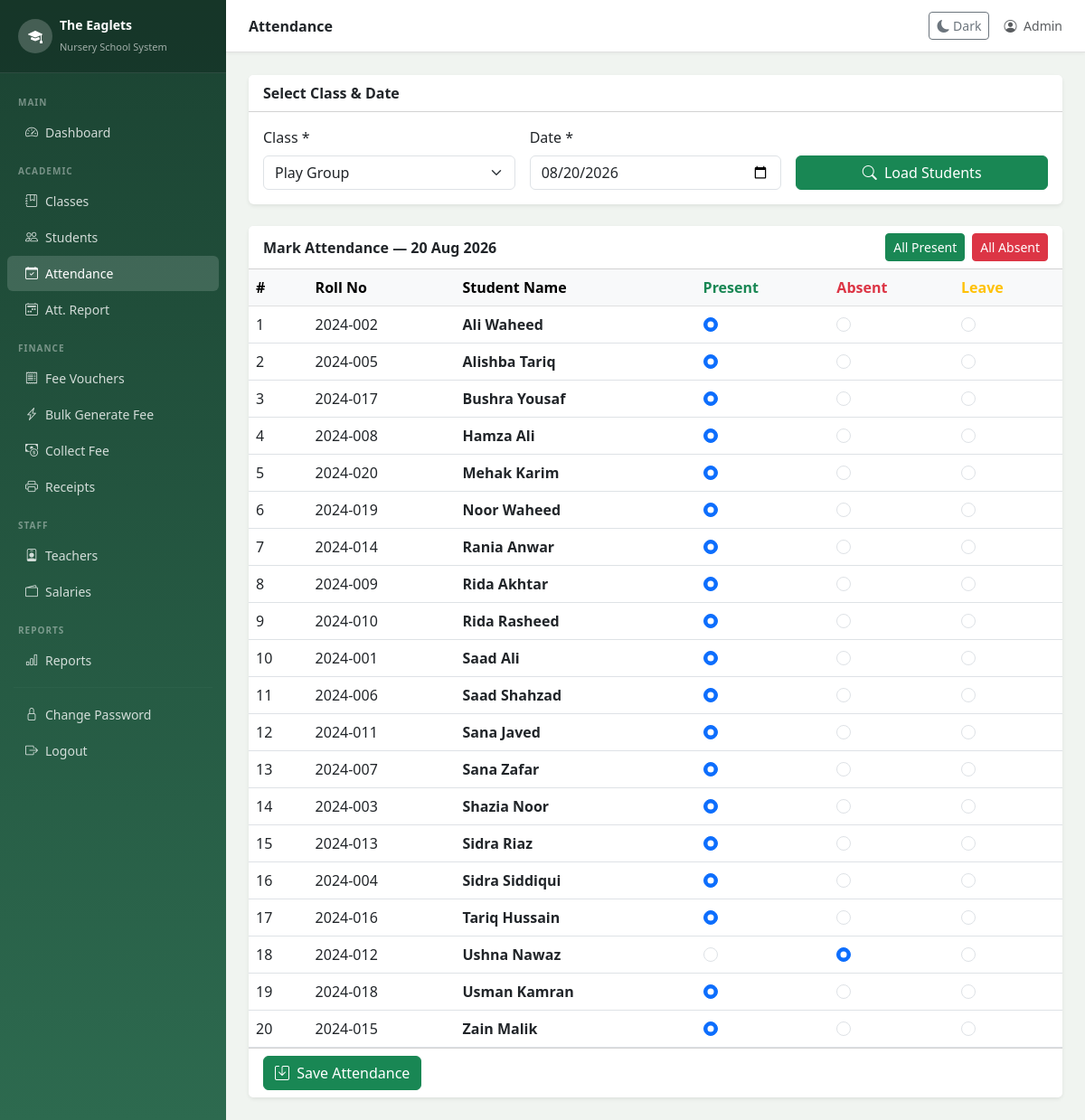
Screenshot of /attendance/index.php?class_id=1 (signed in) with the database file from the repository.
### tables this page shows
CREATE TABLE attendance (
    id INT AUTO_INCREMENT PRIMARY KEY,
    student_id INT,
    class_id INT,
    attendance_date DATE NOT NULL,
    status ENUM('present','absent','leave') DEFAULT 'present',
    UNIQUE KEY unique_attendance (student_id, attendance_date),
    FOREIGN KEY (student_id) REFERENCES students(id) ON DELETE CASCADE
);

CREATE TABLE students (
    id INT AUTO_INCREMENT PRIMARY KEY,
    roll_no VARCHAR(20) UNIQUE,
    full_name VARCHAR(150) NOT NULL,
    father_name VARCHAR(150),
    phone VARCHAR(20),
    address TEXT,
    date_of_birth DATE,
    gender ENUM('male','female') DEFAULT 'male',
    class_id INT,
    admission_date DATE,
    status ENUM('active','inactive') DEFAULT 'active',
    advance_balance DECIMAL(10,2) DEFAULT 0.00,
    FOREIGN KEY (class_id) REFERENCES classes(id)
);

### attendance/index.php (the view, shortened to what this page needs)
<?php
require_once $_SERVER['DOCUMENT_ROOT'] . '/04. eaglets_school/config/db.php';
$classes = mysqli_query($conn, "
    SELECT * FROM classes
    ORDER BY FIELD(name,
    'Play Group','Nursery','Prep',
    'Class 1','Class 2','Class 3','Class 4','Class 5',
    'Class 6','Class 7','Class 8','Class 9','Class 10')
");
$sel_class = intval($_GET['class_id'] ?? 0);
$sel_date  = $_GET['date'] ?? date('Y-m-d');
$students = [];
if ($sel_class) {
    $students = mysqli_query($conn, "
        SELECT s.*, a.status AS att_status
        FROM students s
        LEFT JOIN attendance a
            ON a.student_id=s.id AND a.attendance_date='$sel_date'
        WHERE s.class_id=$sel_class AND s.status='active'
        ORDER BY s.full_name
    ");
}
require_once '../includes/header.php';
?>
<div class="card border-0 shadow-sm mb-4">
    <div class="card-header bg-white fw-bold">Select Class & Date</div>
    <div class="card-body">
        <form method="GET" class="row g-3">
            <div class="col-md-4">
                <label class="form-label">Class *</label>
                <select name="class_id" class="form-select" required>
                    <?php while ($c = mysqli_fetch_assoc($classes)): ?>
                        <option value="<?= $c['id'] ?>"
                            <?= $c['id']==$sel_class?'selected':'' ?>>
                            <?= htmlspecialchars($c['name']) ?>
                        </option>
                    <?php endwhile; ?>
                </select>
            </div>
            <div class="col-md-4">
                <label class="form-label">Date *</label>
                <input type="date" name="date" class="form-control"
                       value="<?= $sel_date ?>"
                       max="<?= date('Y-m-d') ?>">
            </div>
            <div class="col-md-4 d-flex align-items-end">
                <button type="submit" class="btn btn-success w-100">
                    <i class="bi bi-search me-1"></i> Load Students
                </button>
            </div>
        </form>
    </div>
</div>
<?php if ($sel_class && $students): ?>
<?php
$student_list = [];
while ($s = mysqli_fetch_assoc($students)) $student_list[] = $s;
?>
<?php if (empty($student_list)): ?>
    <div class="alert alert-info">No active students in this class.</div>
<?php else: ?>
<form method="POST">
    <div class="card border-0 shadow-sm">
        <div class="card-header bg-white d-flex justify-content-between align-items-center">
            <span class="fw-bold">
                Mark Attendance — <?= date('d M Y', strtotime($sel_date)) ?>
            </span>
            <div class="d-flex gap-2">
                <button type="button" class="btn btn-sm btn-success"
                        onclick="markAll('present')">All Present</button>
                <button type="button" class="btn btn-sm btn-danger"
                        onclick="markAll('absent')">All Absent</button>
            </div>
        </div>
        <div class="card-body p-0">
            <table class="table table-hover mb-0">
                <thead class="table-light">
                    <tr>
                        <th>#</th><th>Roll No</th><th>Student Name</th>
                        <th class="text-success">Present</th>
                        <th class="text-danger">Absent</th>
                        <th class="text-warning">Leave</th>
                    </tr>
                </thead>
                <tbody>
                <?php foreach ($student_list as $i => $s): ?>
                    <tr>
                        <td><?= $i+1 ?></td>
                        <td><?= htmlspecialchars($s['roll_no']) ?></td>
                        <td>
                            <strong><?= htmlspecialchars($s['full_name']) ?></strong>
                        </td>
                        <td>
                            <input type="radio"
                                   name="status[<?= $s['id'] ?>]"
                                   value="present"
                                   class="form-check-input att-radio"
                                   <?= (!$s['att_status'] || $s['att_status']==='present')
                                       ? 'checked' : '' ?>>
                        </td>
                        <td>
                            <input type="radio"
                                   name="status[<?= $s['id'] ?>]"
                                   value="absent"
                                   class="form-check-input att-radio"
                                   <?= $s['att_status']==='absent'?'checked':'' ?>>
                        </td>
                        <td>
                            <input type="radio"
                                   name="status[<?= $s['id'] ?>]"
                                   value="leave"
                                   class="form-check-input att-radio"
                                   <?= $s['att_status']==='leave'?'checked':'' ?>>
                        </td>
                    </tr>
                <?php endforeach; ?>
                </tbody>
            </table>
        </div>
        <div class="card-footer bg-white">
            <button type="submit" class="btn btn-success">
                <i class="bi bi-save me-1"></i> Save Attendance
            </button>
        </div>
    </div>
</form>
<?php endif; ?>
<?php endif; ?>
<?php require_once '../includes/footer.php'; ?>

### includes/header.php (style rules this page uses)
body { background-color: #f0f4f0; }

### rows the page displays
attendance: student.roll_no "2024-002", student.full_name "Ali Waheed", status "☑"
attendance: student.roll_no "2024-005", student.full_name "Alishba Tariq", status "☑"
students: roll_no "2024-017", full_name "Bushra Yousaf"
attendance: student.roll_no "2024-008", student.full_name "Hamza Ali", status "☑"
students: roll_no "2024-020", full_name "Mehak Karim"
students: roll_no "2024-019", full_name "Noor Waheed"
attendance: student.roll_no "2024-014", student.full_name "Rania Anwar", status "☑"
attendance: student.roll_no "2024-009", student.full_name "Rida Akhtar", status "☑"
attendance: student.roll_no "2024-010", student.full_name "Rida Rasheed", status "☑"
attendance: student.roll_no "2024-001", student.full_name "Saad Ali", status "☑"
attendance: student.roll_no "2024-006", student.full_name "Saad Shahzad", status "☑"
attendance: student.roll_no "2024-011", student.full_name "Sana Javed", status "☑"
attendance: student.roll_no "2024-007", student.full_name "Sana Zafar", status "☑"
attendance: student.roll_no "2024-003", student.full_name "Shazia Noor", status "☑"
attendance: student.roll_no "2024-013", student.full_name "Sidra Riaz", status "☑"
attendance: student.roll_no "2024-004", student.full_name "Sidra Siddiqui", status "☑"
students: roll_no "2024-016", full_name "Tariq Hussain"
attendance: student.roll_no "2024-012", student.full_name "Ushna Nawaz", status "☑"
students: roll_no "2024-018", full_name "Usman Kamran"
attendance: student.roll_no "2024-015", student.full_name "Zain Malik", status "☑"

### other values shown
$pageTitle "Attendance"
$_SESSION['full_name'] "Admin"
form field class_id "Play Group"
